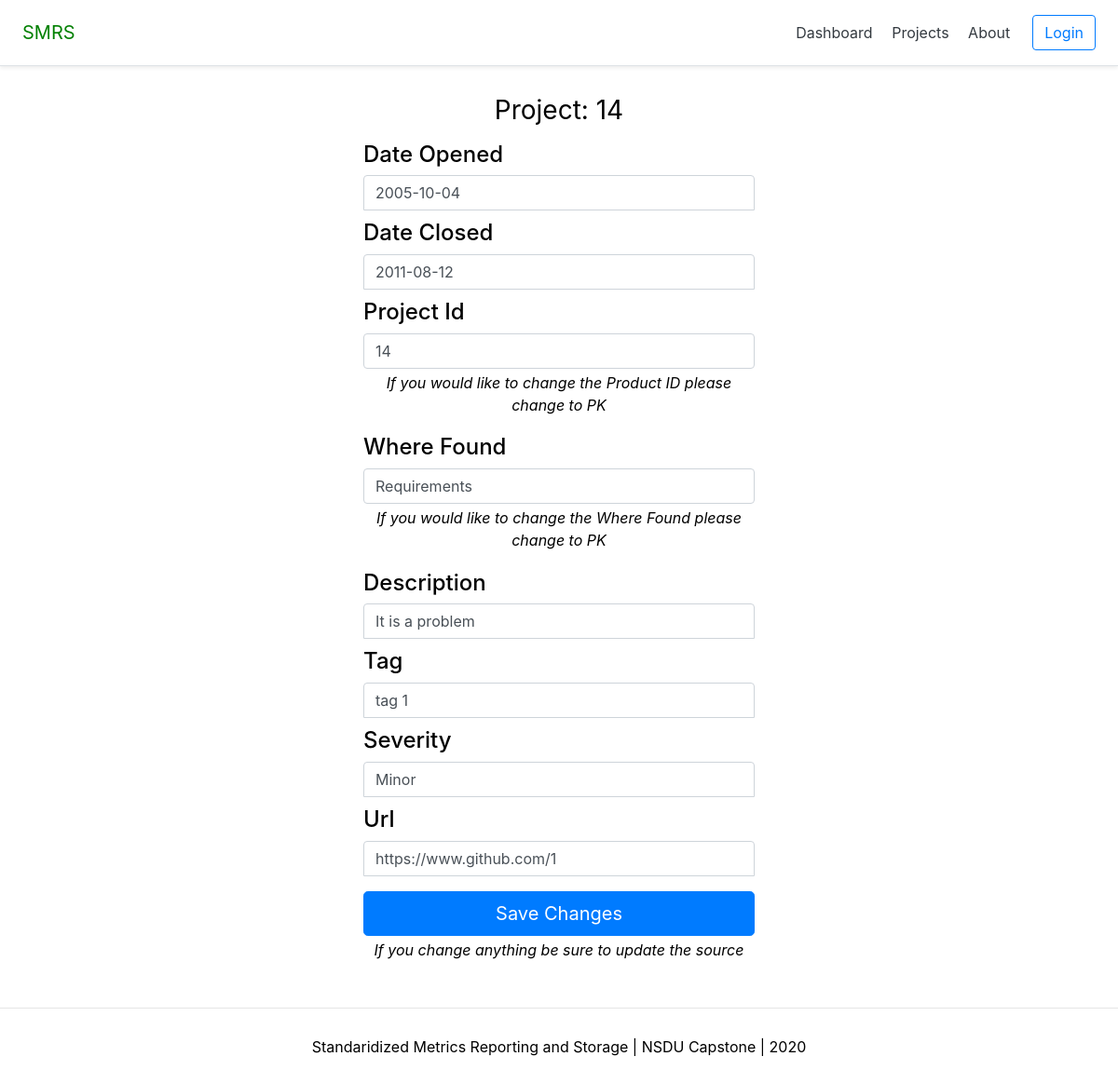
Page /dashboard/defect/1 on the earlier database version.
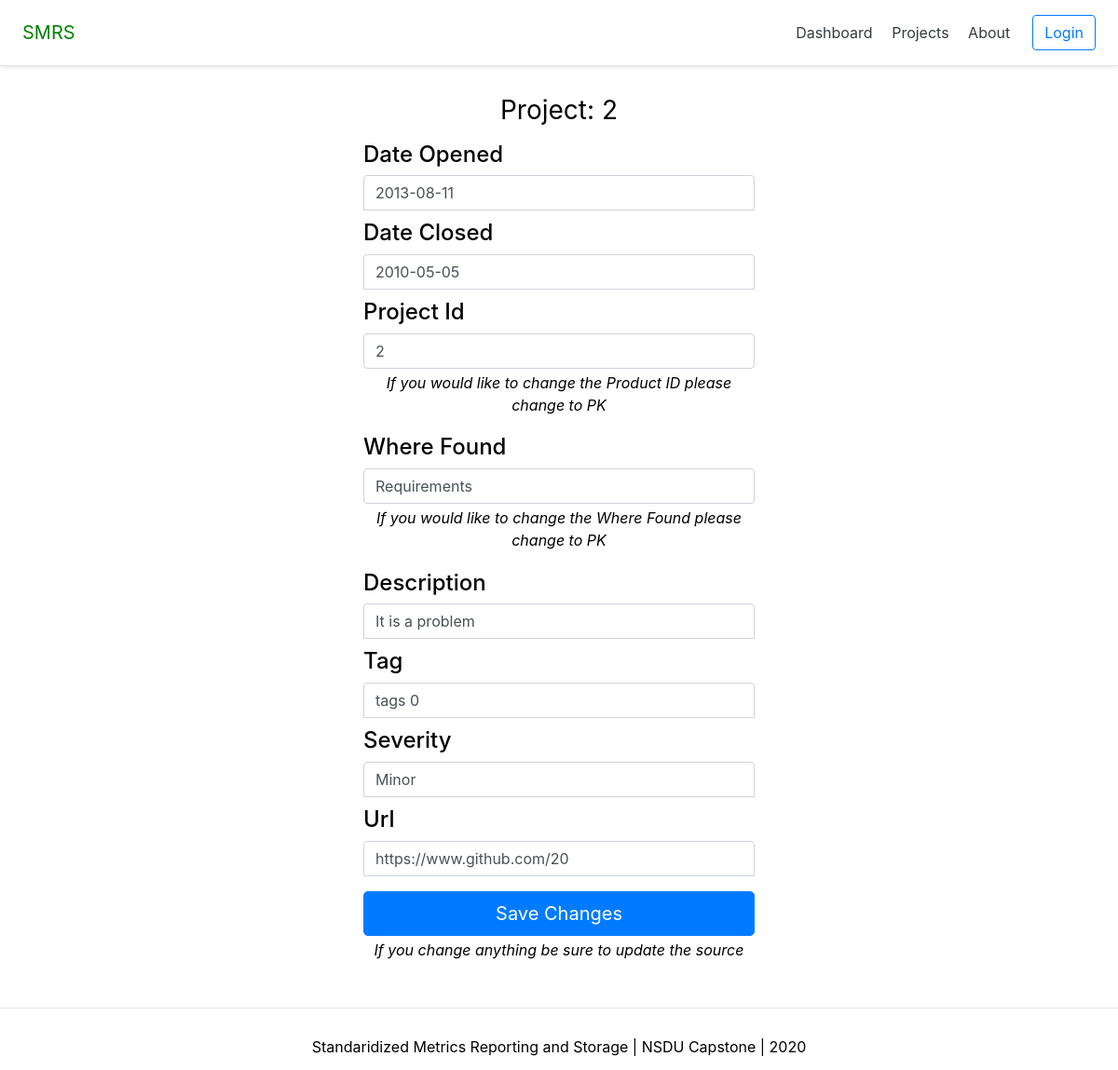
Same page on the later database version.
### restAPI/models.py (models this page shows, shortened)
class Project (models.Model):
    name                    = models.CharField(max_length=25)
    productOwner            = models.ForeignKey(model.Account, null = True, blank = True, on_delete=models.CASCADE)
    teamID                  = models.ForeignKey(model.Team, on_delete=models.CASCADE)
    projectNumber           = models.IntegerField()
    def __str__(self):
        return self.name

class Defect (models.Model):
    dateOpened              = models.DateField(auto_now=False, auto_now_add=False)
    dateClosed              = models.DateField(blank=True, null=True)
    projectID               = models.ForeignKey(Project, on_delete=models.CASCADE)
    whereFound              = models.ForeignKey(PhaseType, on_delete=models.CASCADE)
    tag                     = models.CharField(max_length=50, unique=True)
    severity                = models.CharField(choices=MajorMinorChoices,max_length=25)
    url                     = models.URLField(max_length=200, unique=True)
    description             = models.CharField(max_length=1000, default="Description not found")

### dashboard/views.py (the view)
# urls.py: path('defect/<int:pk>', defect_view, name='defectDetail'),
def defect_view(request, pk):
    context= {}
    user = request.user
    currentDefect = Defect.objects.filter(pk = pk).first()
    project = Project.objects.filter(pk = currentDefect.projectID.pk).first()
    if request.POST:
        if not user.is_authenticated:
            return redirect("account:login")
        form = DefectForm(request.POST, instance = currentDefect)
        if form.is_valid():
            form.initial = {
                "dateOpened": request.POST["dateOpened"],
                "dateClosed": request.POST["dateClosed"],
                "projectID" : request.POST["projectID"],
                "whereFound": request.POST["whereFound"],
                "description": request.POST["description"],
                "tag"       : request.POST["tag"],
                "severity"  : request.POST["severity"],
                "url"       : request.POST["url"]
            }
            if project.productOwner == user or user.is_admin:
                form.save()
                context["success_message"] = "Updated"
            else:
                context["success_message"] = "Must be Product Owner or Admin"
    else:
        form = DefectForm(
             initial = {
                "dateOpened": currentDefect.dateOpened,
                "dateClosed": currentDefect.dateClosed,
                "projectID" : currentDefect.projectID,
                "whereFound": currentDefect.whereFound,
                "description": currentDefect.description,
                "tag"       : currentDefect.tag,
                "severity"  : currentDefect.severity,
                "url"       : currentDefect.url,
             }
        )
    context['form'] = form
    return render(request, "dashboard/defect_detail.html", context)

### dashboard/forms.py
class DefectForm(forms.ModelForm):
    dateClosed = forms.DateField(required=False)
    class Meta:
        model = Defect
        fields = ('dateOpened','dateClosed','projectID','whereFound','description','tag','severity','url')

### restAPI/models.py (called while the page is built)
    def __str__(self):
        return self.phase_type

### dashboard/templates/dashboard/defect_detail.html (shortened to what this page needs)
{% extends 'base.html' %}
{% load static %}
{% block content %}
<head>
<link rel="stylesheet" href="{% static 'css/details.css' %}">
</head>
<div class="container">
    <div class="row">
    <div class="col-sm-2"></div>
        <div class="col-sm-8">
        <form class="form-signin" method="post">{% csrf_token %}
            <h1 class="h3 mb-3 font-weight-normal">Project: {{form.initial.projectID}}</h1>
            <h3 class="h4">Date Opened</h3>
            <input type="text" name="dateOpened"  class="form-control" placeholder="Date Opened" required autofocus value = "{{form.initial.dateOpened|date:'Y-m-d' }}">
            <h3 class="h4">Date Closed</h3>
            <input type="text" name="dateClosed"  class="form-control" placeholder="Date Closed" value = "{{form.initial.dateClosed|date:'Y-m-d' }}">
            {% for field in form %}
                {% if field.name == "projectID" %}
                <h3 class="h4">Project Id</h3>
                <input list="projectID" name="projectID"   class="form-control" placeholder="Project ID"  required value = "{{form.initial.projectID}}" >
                {% endif %}
            {% endfor %}
            <p class="info"> If you would like to change the Product ID please change to PK</p>
            {% for field in form %}
                {% if field.name == "whereFound" %}
                <h3 class="h4">Where Found</h3>
                <input list="whereFound" name="whereFound"  class="form-control" placeholder="Where Found" required value = "{{form.initial.whereFound}}">
                {% endif %}
            {% endfor %}
            <p class="info"> If you would like to change the Where Found please change to PK</p>
            <h3 class="h4">Description</h3>
            <input type="text" name="description" class="form-control" placeholder="Description" required value = "{{form.initial.description}}">
            <h3 class="h4">Tag</h3>
            <input type="text" name="tag" class="form-control" placeholder="Tag" required value = "{{form.initial.tag}}">
            <h3 class="h4">Severity</h3>
            <input type="text" name="severity" class="form-control" placeholder="Severity" required value = "{{form.initial.severity}}">
            <h3 class="h4">Url</h3>
            <input type="text"  name="url" class="form-control" placeholder="URL" required value = "{{form.initial.url}}">
            <button class="btn btn-lg btn-primary btn-block" type="submit">Save Changes</button>
                <p class="info"> If you change anything be sure to update the source</p>
            </form>
        </div>
    <div class="col-sm-2"></div>
    </div>
</div>
{% endblock content %}

Differences in the rows shown:
no longer on this page (row edited): Project: initial.projectID "14", projectID "14"
now on this page (row edited): Project: initial.projectID "2", projectID "2"
changed Defect "It is a problem": dateOpened "2005-10-04" → "2013-08-11"; dateClosed "2011-08-12" → "2010-05-05"; tag "tag 1" → "tags 0"; url "https://www.github.com/1" → "https://www.github.com/20"
